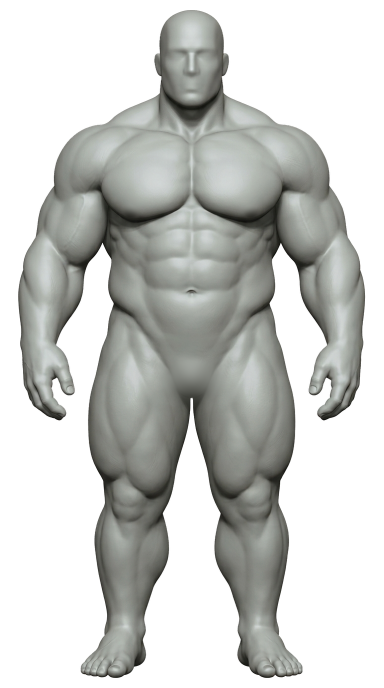
#> input picture 문서/자료/근육그림/그림/01_전신앞.png, 768 x 1376 px (shown at 1/2 size); its folder holds only this picture in this run
$ python '손선뽑기.py' '../그림/01_전신앞.png' '../그림/02_전신뒤.png'
#> lines starting #> are read from the running program, lines starting #| are printed output that depends on the picture; after the words box and inside, x2 and y2 are one past the last pixel; in counts of white or black regions, pixels touching at a corner belong together
"""홍겸 님이 보기 그림 위에 그어 준 빨간 선을 뽑아 원래 그림 자리에 맞춘다.

  python 손선뽑기.py 찍은그림(캡처) 이름        예: python 손선뽑기.py 캡처.png 01_전신앞

선 긋는 법: 밑그림/이름.jpg (회색 그림)을 띄워 캡처한 뒤, 밝은 빨강이나 연두색 · 굵기 3 이상으로 칸마다 닫힌 모양을 긋는다.
결과: 손선/이름.png (원래 그림과 같은 크기 · 선 = 흰색). 다듬기.py 가 이 선을 '어디를 어떤 모양으로 나눌지'의 기준으로 쓴다.
선은 그대로 경계가 되지 않는다 — 다듬기.py 가 매끈한 곡선으로 다시 편다.
"""
import sys, os
import numpy as np
import cv2
from PIL import Image

HERE = os.path.dirname(os.path.abspath(__file__))


def 뽑기(shot_path, name):
#> called with shot_path = '../그림/01_전신앞.png', name = '../그림/02_전신뒤.png'
    shot = np.array(Image.open(shot_path).convert("RGB")).astype(np.float32)
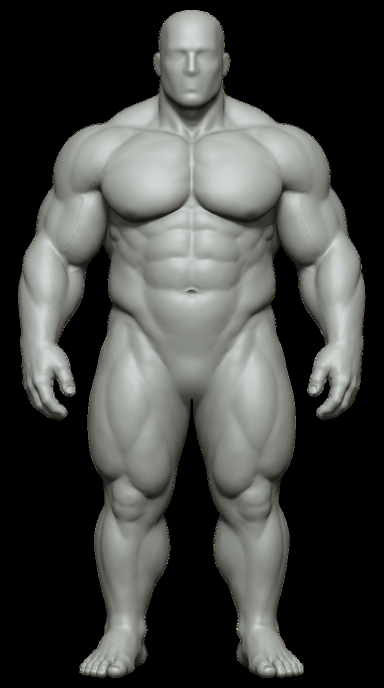
#> shot: shape (1376, 768, 3) float32 (shown at 1/2 size); mean R, G, B 66.3, 67.8, 65
    sat = shot.max(-1) - shot.min(-1)                      # 색이 진한 정도
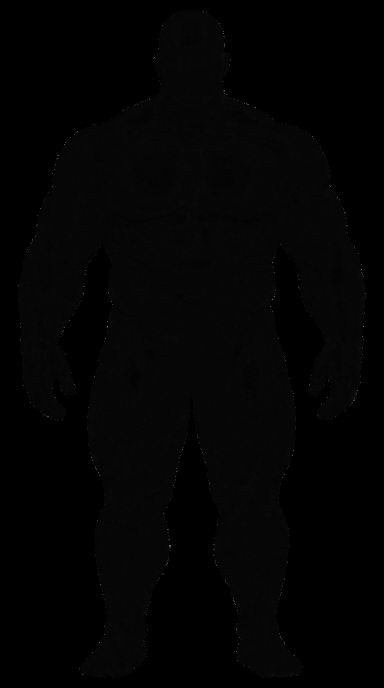
#> sat: shape (1376, 768) float32 (shown at 1/2 size); min 0, max 255, mean 3
    if (sat > 90).mean() < 0.08:
        # 회색 밑그림(밑그림/) 위에 그은 선: 색이 진한 곳이 곧 선이다 (빨강 · 연두 · 파랑 무엇이든)
        m = sat > 90
#> m: shape (1376, 768) bool; 0.03% white in thin lines or dots, all inside (x1, y1, x2, y2) = (37, 23, 731, 1353)
    else:
        # 색을 입힌 보기 그림 위에 그은 가는 빨간 선: 둘레보다 붉은 정도가 튀는 곳 (칸에 입힌 붉은 색과 구별하려고)
        red = shot[..., 0] - (shot[..., 1] + shot[..., 2]) / 2
        th = cv2.morphologyEx(red, cv2.MORPH_TOPHAT, cv2.getStructuringElement(cv2.MORPH_ELLIPSE, (7, 7)))
        m = th > 35
    n, lb, st, _ = cv2.connectedComponentsWithStats(m.astype(np.uint8), connectivity=8)
#> lb: shape (1376, 768) int32; 312 distinct labels, from 0 to 311
#> n = 312; st = 312 rows, first 6: [0, 0, 768, 1376, 1056417], [407, 23, 1, 1, 1], [412, 25, 1, 1, 1], [438, 46, 1, 1, 1], [325, 50, 1, 1, 1], [447, 63, 1, 1, 1]
    line = np.isin(lb, [i for i in range(1, n) if st[i, cv2.CC_STAT_AREA] >= 12])
#> line: shape (1376, 768) bool; every value is 0
#> (the run stopped early here; a loop or call above may not have finished)

$ run again, on 문서/자료/근육그림/그림/05_굽힌다리확대.png
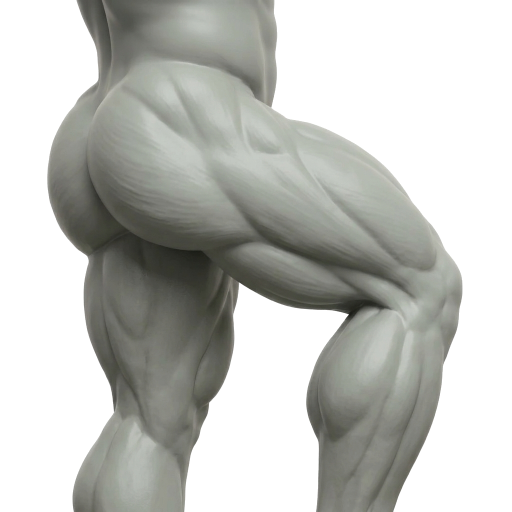
#> input picture 문서/자료/근육그림/그림/05_굽힌다리확대.png, 1024 x 1024 px (shown at 1/2 size)
#> in 뽑기, `shot = np.array(Image.open(shot_path).convert("RGB")).astype(np.float32)`:
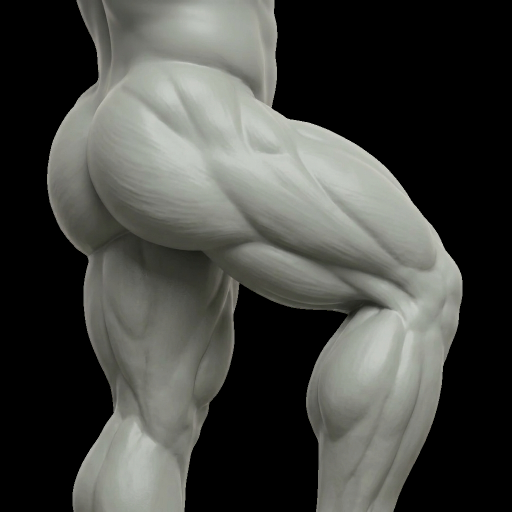
#> shot: shape (1024, 1024, 3) float32 (shown at 1/2 size); mean R, G, B 69, 70.1, 66.1
#> in 뽑기, `sat = shot.max(-1) - shot.min(-1)`:
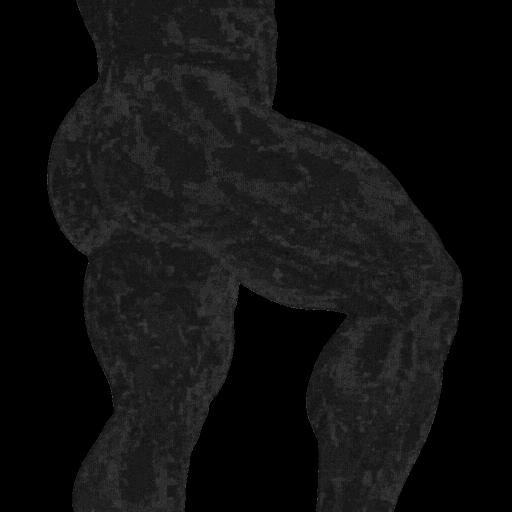
#> sat: shape (1024, 1024) float32 (shown at 1/2 size); min 0, max 61, mean 4.1; drawn with min black and max white
#> m: shape (1024, 1024) bool; every value is 0
#> lb: shape (1024, 1024) int32; every value is 0
#> n = 1; st = [[0, 0, 1024, 1024, 1048576]]

$ run again, on 문서/자료/근육그림/그림/06_등확대.png
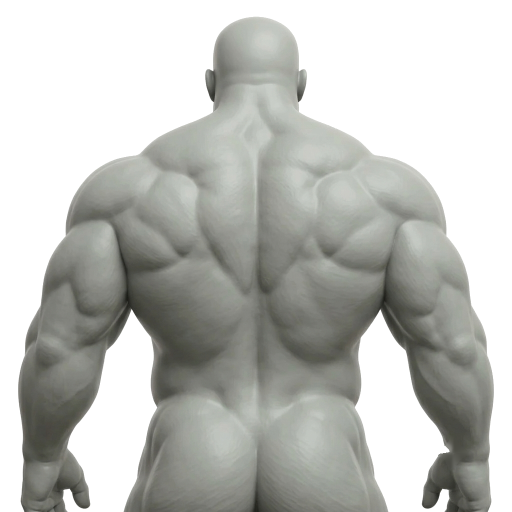
#> input picture 문서/자료/근육그림/그림/06_등확대.png, 1024 x 1024 px (shown at 1/2 size)
#> in 뽑기, `shot = np.array(Image.open(shot_path).convert("RGB")).astype(np.float32)`:
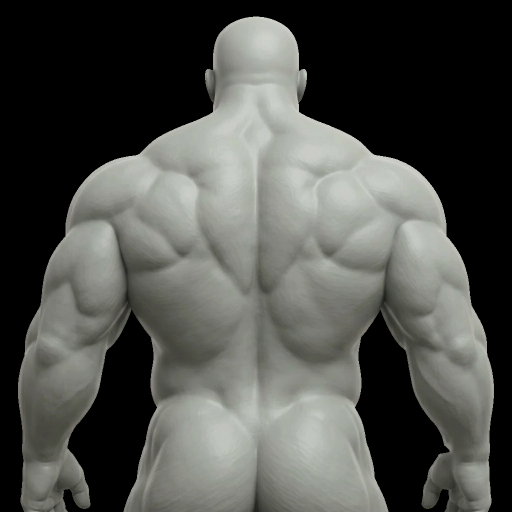
#> shot: shape (1024, 1024, 3) float32 (shown at 1/2 size); mean R, G, B 78.9, 80.1, 76.2
#> in 뽑기, `sat = shot.max(-1) - shot.min(-1)`:
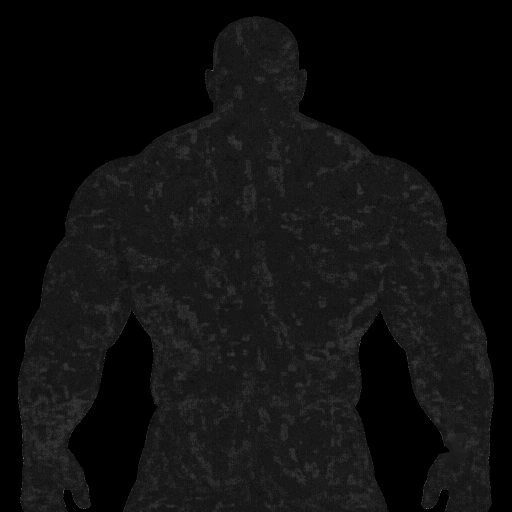
#> sat: shape (1024, 1024) float32 (shown at 1/2 size); min 0, max 63, mean 4; drawn with min black and max white
#> m: shape (1024, 1024) bool; every value is 0
#> lb: shape (1024, 1024) int32; every value is 0
#> n = 1; st = [[0, 0, 1024, 1024, 1048576]]

$ run again, on 문서/자료/근육그림/그림/07_가슴정면.png
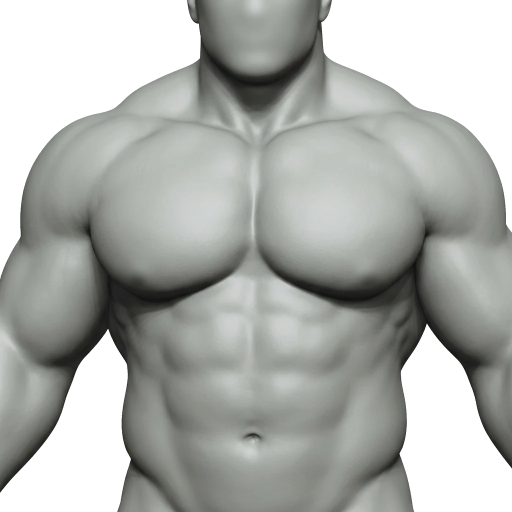
#> input picture 문서/자료/근육그림/그림/07_가슴정면.png, 1024 x 1024 px (shown at 1/2 size)
#> in 뽑기, `shot = np.array(Image.open(shot_path).convert("RGB")).astype(np.float32)`:
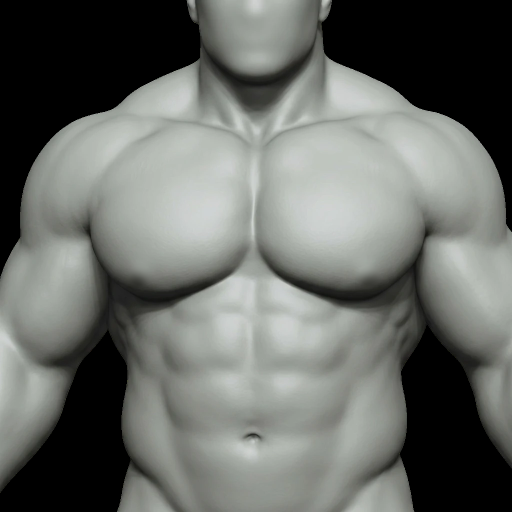
#> shot: shape (1024, 1024, 3) float32 (shown at 1/2 size); mean R, G, B 104.1, 107, 102.8
#> in 뽑기, `sat = shot.max(-1) - shot.min(-1)`:
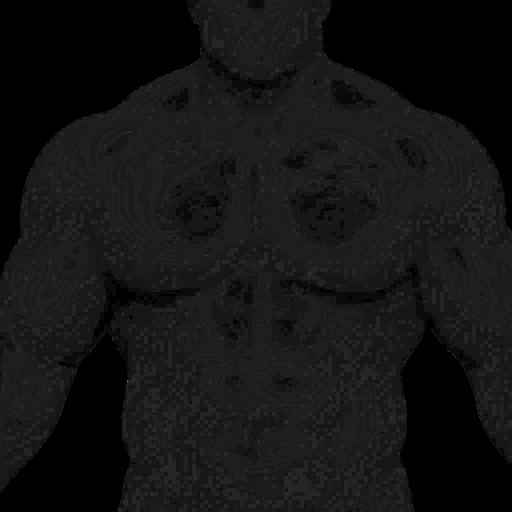
#> sat: shape (1024, 1024) float32 (shown at 1/2 size); min 0, max 55, mean 4.3; drawn with min black and max white
#> m: shape (1024, 1024) bool; every value is 0
#> lb: shape (1024, 1024) int32; every value is 0
#> n = 1; st = [[0, 0, 1024, 1024, 1048576]]

$ run again, on 문서/자료/근육그림/그림/02_전신뒤.png
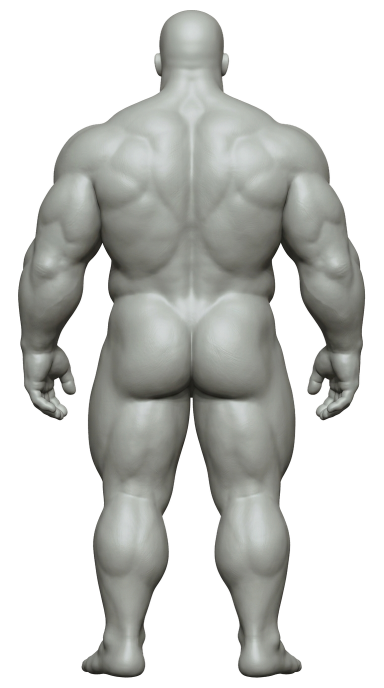
#> input picture 문서/자료/근육그림/그림/02_전신뒤.png, 768 x 1376 px (shown at 1/2 size)
#> in 뽑기, `shot = np.array(Image.open(shot_path).convert("RGB")).astype(np.float32)`:
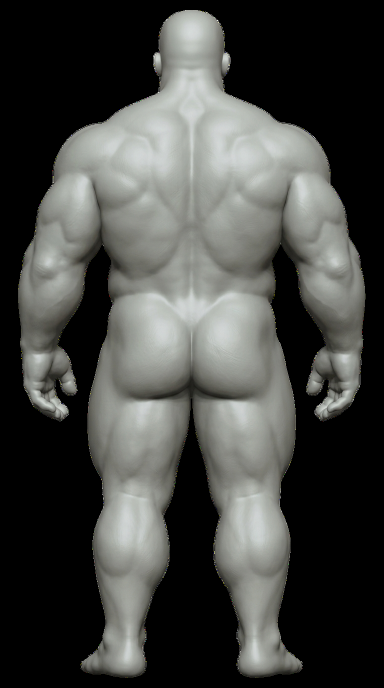
#> shot: shape (1376, 768, 3) float32 (shown at 1/2 size); mean R, G, B 68.9, 70, 67.1
#> m: shape (1376, 768) bool; 0.04% white in thin lines or dots, all inside (x1, y1, x2, y2) = (36, 21, 729, 1356)
#> lb: shape (1376, 768) int32; 351 distinct labels, from 0 to 350
#> n = 351; st = 351 rows, first 6: [0, 0, 768, 1376, 1056386], [400, 21, 1, 1, 1], [407, 23, 1, 1, 1], [412, 25, 1, 1, 1], [338, 34, 1, 1, 1], [429, 34, 1, 1, 1]
#> line: shape (1376, 768) bool; every value is 0
